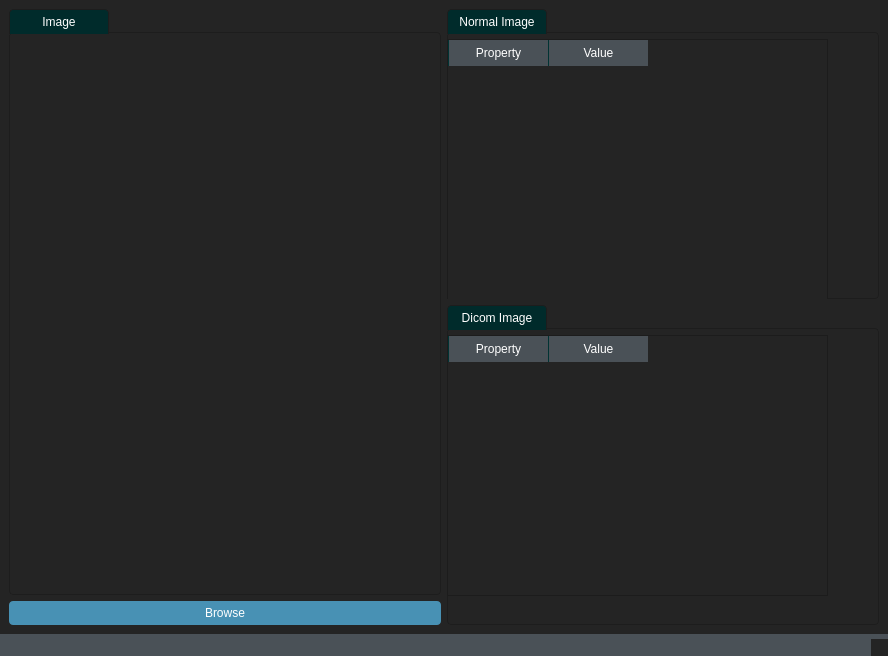
<?xml version="1.0" encoding="UTF-8"?>
<ui version="4.0">
 <class>MainWindow</class>
 <widget class="QMainWindow" name="MainWindow">
  <property name="geometry">
   <rect>
    <x>0</x>
    <y>0</y>
    <width>888</width>
    <height>656</height>
   </rect>
  </property>
  <property name="windowTitle">
   <string>Image Viewer</string>
  </property>
  <property name="styleSheet">
   <string notr="true">/*Copyright (c) DevSec Studio. All rights reserved.

MIT License

Permission is hereby granted, free of charge, to any person obtaining a copy
of this software and associated documentation files (the &quot;Software&quot;), to deal
in the Software without restriction, including without limitation the rights
to use, copy, modify, merge, publish, distribute, sublicense, and/or sell
copies of the Software, and to permit persons to whom the Software is
furnished to do so, subject to the following conditions:

The above copyright notice and this permission notice shall be included in all
copies or substantial portions of the Software.

THE SOFTWARE IS PROVIDED *AS IS*, WITHOUT WARRANTY OF ANY KIND, EXPRESS OR
IMPLIED, INCLUDING BUT NOT LIMITED TO THE WARRANTIES OF MERCHANTABILITY,
FITNESS FOR A PARTICULAR PURPOSE AND NONINFRINGEMENT. IN NO EVENT SHALL THE
AUTHORS OR COPYRIGHT HOLDERS BE LIABLE FOR ANY CLAIM, DAMAGES OR OTHER
LIABILITY, WHETHER IN AN ACTION OF CONTRACT, TORT OR OTHERWISE, ARISING FROM,
OUT OF OR IN CONNECTION WITH THE SOFTWARE OR THE USE OR OTHER DEALINGS IN THE SOFTWARE.
*/

/*-----QWidget-----*/
QWidget
{
	background-color: #242424;
	color: #fff;
	selection-background-color: #fff;
	selection-color: #000;

}


/*-----QLabel-----*/
QLabel
{
	background-color: transparent;
	color: #fff;

}


/*-----QMenuBar-----*/
QMenuBar 
{
	background-color: #4a5157;
	color: #fff;

}


QMenuBar::item 
{
	background-color: transparent;
	border-left: 1px solid #003333;
	padding: 5px;
	padding-left: 15px;
	padding-right: 15px;

}


QMenuBar::item:selected 
{
	background-color: #003333;
	border: 1px solid #006666;
	color: #fff;

}


QMenuBar::item:pressed 
{
	background-color: #006666;
	border: 1px solid #006666;
	color: #fff;

}


/*-----QMenu-----*/
QMenu
{
    background-color: #4a5157;
    border: 1px solid #4a5157;
    padding: 10px;
	color: #fff;

}


QMenu::item
{
    background-color: transparent;
    padding: 2px 20px 2px 20px;
	min-width: 200px;

}


QMenu::separator
{
   	background-color: #242424;
	height: 1px;

}


QMenu::item:disabled
{
    color: #555;
    background-color: transparent;
    padding: 2px 20px 2px 20px;

}


QMenu::item:selected
{
	background-color: #003333;
	border: 1px solid #006666;
	color: #fff;

}


/*-----QToolButton-----*/
QToolButton 
{
	background-color: transparent;
	color: #fff;
	padding: 3px;
	margin-left: 1px;
}


QToolButton:hover
{
	background-color: rgba(70,162,218,50%);
	border: 1px solid #46a2da;
	color: #000;
	
}


QToolButton:pressed
{
	background-color: #727272;
	border: 1px solid #46a2da;

}


QToolButton:checked
{
	background-color: #727272;
	border: 1px solid #222;
}


/*-----QPushButton-----*/
QPushButton
{
	background-color: #4891b4;
	color: #fff;
	min-width: 80px;
	border-radius: 4px;
	padding: 5px;

}


QPushButton::flat
{
	background-color: transparent;
	border: none;
	color: #000;

}


QPushButton::disabled
{
	background-color: #606060;
	color: #959595;
	border-color: #051a39;

}


QPushButton::hover
{
	background-color: #54aad3;
	border: 1px solid #46a2da;

}


QPushButton::pressed
{
	background-color: #2385b4;
	border: 1px solid #46a2da;

}


QPushButton::checked
{
	background-color: #bd5355;
	border: 1px solid #bd5355;

}


/*-----QLineEdit-----*/
QLineEdit
{
	background-color: #242424;
	color : #fff;
	border: 1px solid #1d1d1d;
	padding: 3px;
	padding-left: 5px;
	border-radius: 4px;

}


/*-----QPlainTExtEdit-----*/
QPlainTextEdit
{
	background-color: #242424;
	color : #fff;
	border: 1px solid #1d1d1d;
	padding: 3px;
	padding-left: 5px;
	border-radius: 4px;

}


/*-----QToolBox-----*/
QToolBox
{
	background-color: transparent;
	border: 1px solid #1d1d1d;

}


QToolBox::tab
{
	background-color: #002b2b;
	border: 1px solid #1d1d1d;

}


QToolBox::tab:hover
{
	background-color: #006d6d;
	border: 1px solid #1d1d1d;

}


/*-----QComboBox-----*/
QComboBox
{
    background-color: #4a5157;
    padding-left: 6px;
    color: #fff;
    height: 20px;
	border-radius: 4px;

}


QComboBox::disabled
{
	background-color: #404040;
	color: #656565;
	border-color: #051a39;

}


QComboBox:on
{
    background-color: #4a5157;
	color: #fff;

}


QComboBox QAbstractItemView
{
    background-color: #4a5157;
    color: #fff;
    selection-background-color: #002b2b;
	selection-color: #fff;
    outline: 0;

}


QComboBox::drop-down
{
	background-color: #4a5157;
    subcontrol-origin: padding;
    subcontrol-position: top right;
	border-radius: 4px;
    width: 15px;

}


QComboBox::down-arrow
{
    image: url(://arrow-down.png);
    width: 8px;
    height: 8px;

}


/*-----QDoubleSpinBox &amp; QCalendarWidget-----*/
QDoubleSpinBox,
QCalendarWidget QSpinBox 
{
	background-color: #242424;
	color : #fff;
	border: 1px solid #1d1d1d;
	border-radius: 4px;
	padding: 3px;
	padding-left: 5px;

}


QDoubleSpinBox::up-button, 
QCalendarWidget QSpinBox::up-button
{
	background-color: #4a5157;
    width: 16px; 
	border-top-right-radius: 4px;
    border-width: 1px;
	border-color: #1d1d1d;

}


QDoubleSpinBox::up-button:hover, 
QCalendarWidget QSpinBox::up-button:hover
{
	background-color: #585858;

}


QDoubleSpinBox::up-button:pressed, 
QCalendarWidget QSpinBox::up-button:pressed
{
	background-color: #252525;
    width: 16px; 
    border-width: 1px;

}


QDoubleSpinBox::up-arrow,
QCalendarWidget QSpinBox::up-arrow
{
    image: url(://arrow-up.png);
    width: 7px;
    height: 7px;

}


QDoubleSpinBox::down-button, 
QCalendarWidget QSpinBox::down-button
{
	background-color: #4a5157;
    width: 16px; 
    border-width: 1px;
	border-bottom-right-radius: 4px;
	border-color: #1d1d1d;

}


QDoubleSpinBox::down-button:hover, 
QCalendarWidget QSpinBox::down-button:hover
{
	background-color: #585858;

}


QDoubleSpinBox::down-button:pressed, 
QCalendarWidget QSpinBox::down-button:pressed
{
	background-color: #252525;
    width: 16px; 
    border-width: 1px;

}


QDoubleSpinBox::down-arrow,
QCalendarWidget QSpinBox::down-arrow
{
    image: url(://arrow-down.png);
    width: 7px;
    height: 7px;

}


/*-----QGroupBox-----*/
QGroupBox 
{
    border: 1px solid;
    border-color: #1d1d1d;
	border-radius: 4px;
    margin-top: 23px;

}


QGroupBox::title  
{
    background-color: #002b2b;
    color: #fff;
	subcontrol-position: top left;
    subcontrol-origin: margin;
    padding: 5px;
	min-width: 100px;
	border: 1px solid #1d1d1d;
	border-top-left-radius: 4px;
	border-top-right-radius: 4px;
	border-bottom: none;

}


/*-----QHeaderView-----*/
QHeaderView::section
{
    background-color: #4a5157;
	border: none;
    color: #fff;
	padding: 4px;
	
}


QHeaderView::section:disabled
{
    background-color: #525251;
    color: #656565;

}


QHeaderView::section:checked
{
    background-color: qlineargradient(spread:repeat, x1:1, y1:0, x2:1, y2:1, stop:0 rgba(227, 227, 227, 255),stop:1 rgba(187, 187, 187, 255));
    color: #000;

}


QHeaderView::section::vertical::first,
QHeaderView::section::vertical::only-one
{
    border-left: 1px solid #003333;

}


QHeaderView::section::vertical
{
    border-left: 1px solid #003333;
}


QHeaderView::section::horizontal::first,
QHeaderView::section::horizontal::only-one
{
    border-left: 1px solid #003333;

}


QHeaderView::section::horizontal
{
    border-left: 1px solid #003333;

}


QTableCornerButton::section
{
    background-color: qlineargradient(spread:repeat, x1:1, y1:0, x2:1, y2:1, stop:0 rgba(227, 227, 227, 255),stop:1 rgba(187, 187, 187, 255));
	border: 1px solid #000;
    color: #fff;

}


/*-----QCalendarWidget-----*/
QCalendarWidget QToolButton
{
  	background-color: transparent;
  	color: white;

}


QCalendarWidget QToolButton::hover
{
	background-color: #006666;
	border: 1px solid #006666;
	color: #fff;

}


QCalendarWidget QMenu 
{
	width: 120px;
	left: 20px;
	color: white;

}


QCalendarWidget QWidget 
{ 
	alternate-background-color: #4a5157; 
	color: #fff;

}


QCalendarWidget QAbstractItemView:enabled 
{
	color: #fff;  
	background-color: #242424;  
	selection-background-color: #002b2b; 
	selection-color: #fff; 

}


QCalendarWidget QAbstractItemView:disabled 
{ 
	color: #404040; 

}


/*-----QTreeWidget-----*/
QTreeView
{
	show-decoration-selected: 0;
	alternate-background-color: transparent;
	background-color: transparent;
   	border: none;
	color: #fff;
	font: 8pt;

}


QTreeView::item:selected
{
	color:#fff;
	background-color: #002b2b;
	border-radius: 0px;

}


QTreeView::item:!selected:hover
{
    background-color: #5e5e5e;
    border: none;
    color: white;

}


QTreeView::branch:has-children:!has-siblings:closed,
QTreeView::branch:closed:has-children:has-siblings 
{
	image: url(://tree-closed.png);

}


QTreeView::branch:open:has-children:!has-siblings,
QTreeView::branch:open:has-children:has-siblings  
{
	image: url(://tree-open.png);

}


/*-----QListView-----*/
QListView 
{
	background-color: transparent;
	alternate-background-color: transparent;
    border : none;
    color: #fff;
    show-decoration-selected: 1; 
    outline: 0;
   	border: 1px solid #1d1d1d;

}


QListView::disabled 
{
	background-color: #656565;
	color: #1b1b1b;
    border: 1px solid #656565;

}


QListView::item 
{
	background-color: transparent;
    padding: 1px;

}


QListView::item:selected 
{
	background-color: #002b2b;
	border: 1px solid #002b2b;
	color: #fff;

}


QListView::item:selected:!active 
{
	background-color: #002b2b;
	border: 1px solid #002b2b;
	color: #fff;

}


QListView::item:selected:active 
{
	background-color: #002b2b;
	border: 1px solid #002b2b;
	color: #fff;

}


QListView::item:hover {
    background-color: #5e5e5e;
    border: none;
    color: #000;

}


/*-----QCheckBox-----*/
QCheckBox
{
	background-color: transparent;
    color: #fff;
	border: none;

}


QCheckBox::indicator
{
    background-color: lightgray;
    border: 1px solid #000;
    width: 12px;
    height: 12px;

}


QCheckBox::indicator:checked
{
    image:url(&quot;./ressources/check.png&quot;);
	background-color: #002b2b;
    border: 1px solid #3a546e;

}


QCheckBox::indicator:unchecked:hover
{
	border: 1px solid #46a2da; 

}


QCheckBox::disabled
{
	color: #656565;

}


QCheckBox::indicator:disabled
{
	background-color: #656565;
	color: #656565;
    border: 1px solid #656565;

}


/*-----QRadioButton-----*/
QRadioButton 
{
	color: #fff;
	background-color: transparent;

}


QRadioButton::indicator::unchecked:hover 
{
	background-color: #d3d3d3;
	border: 2px solid #002b2b;
	border-radius: 6px;
}


QRadioButton::indicator::checked 
{
	border: 2px solid #52beff;
	border-radius: 6px;
	background-color: #002b2b;  
	width: 9px; 
	height: 9px; 

}


/*-----QScrollBar-----*/
QScrollBar:vertical 
{
   border: none;
   width: 12px;

}


QScrollBar::handle:vertical 
{
   border: none;
   border-radius : 0px;
   background-color: #7a7a7a;
   min-height: 80px;
   width : 12px;

}


QScrollBar::handle:vertical:pressed
{
   background-color: #5d5f60; 

}


QScrollBar::add-line:vertical
{
   border: none;
   background: transparent;
   height: 0px;
   subcontrol-position: bottom;
   subcontrol-origin: margin;

}


QScrollBar::add-line:vertical:hover 
{
   background-color: transparent;

}


QScrollBar::add-line:vertical:pressed 
{
   background-color: #3f3f3f;

}


QScrollBar::sub-line:vertical
{
   border: none;
   background: transparent;
   height: 0px;

}


QScrollBar::sub-line:vertical:hover 
{
   background-color: transparent;

}


QScrollBar::sub-line:vertical:pressed 
{
   background-color: #3f3f3f;

}


QScrollBar::up-arrow:vertical
{
   width: 0px;
   height: 0px;
   background: transparent;

}


QScrollBar::down-arrow:vertical 
{
   width: 0px;
   height: 0px;
   background: transparent;

}


QScrollBar::add-page:vertical, QScrollBar::sub-page:vertical
{
   background-color: #222222;
	
}


QScrollBar:horizontal 
{
   border: none;
   height: 12px;

}


QScrollBar::handle:horizontal 
{
   border: none;
   border-radius : 0px;
   background-color: #7a7a7a;
   min-height: 80px;
   height : 12px;

}


QScrollBar::handle:horizontal:pressed
{
   background-color: #5d5f60; 

}


QScrollBar::add-line:horizontal
{
   border: none;
   background: transparent;
   height: 0px;
   subcontrol-position: bottom;
   subcontrol-origin: margin;

}


QScrollBar::add-line:horizontal:hover 
{
   background-color: transparent;

}


QScrollBar::add-line:horizontal:pressed 
{
   background-color: #3f3f3f;

}


QScrollBar::sub-line:horizontal
{
   border: none;
   background: transparent;
   height: 0px;

}


QScrollBar::sub-line:horizontal:hover 
{
   background-color: transparent;

}


QScrollBar::sub-line:horizontal:pressed 
{
   background-color: #3f3f3f;

}


QScrollBar::up-arrow:horizontal
{
   width: 0px;
   height: 0px;
   background: transparent;

}


QScrollBar::down-arrow:horizontal 
{
   width: 0px;
   height: 0px;
   background: transparent;

}


QScrollBar::add-page:horizontal, QScrollBar::sub-page:horizontal
{
   background-color: #222222;
	
}


/*-----QProgressBar-----*/
QProgressBar
{
	border: 1px solid #1d1d1d;
    text-align: center;
	border-radius: 10px;
	color: #fff;
	font-weight: bold;

}


QProgressBar::chunk
{
    background-color: #3b86ae;
	border-radius: 9px;
    margin: 0.5px;

}


/*-----QStatusBar-----*/
QStatusBar
{
	background-color: #4a5157;
	color: #ffffff;
	border-color: #051a39;

}


/*-----QSizeGrip-----*/
QSizeGrip 
{
	background-color: image(&quot;./ressources/sizegrip.png&quot;); /*To replace*/
	border: none;

}
</string>
  </property>
  <widget class="QWidget" name="centralwidget">
   <layout class="QGridLayout" name="gridLayout">
    <item row="0" column="0" rowspan="2">
     <widget class="QGroupBox" name="groupBox_2">
      <property name="title">
       <string>Image</string>
      </property>
      <widget class="QLabel" name="Image_label">
       <property name="geometry">
        <rect>
         <x>0</x>
         <y>30</y>
         <width>451</width>
         <height>531</height>
        </rect>
       </property>
       <property name="text">
        <string/>
       </property>
       <property name="scaledContents">
        <bool>true</bool>
       </property>
      </widget>
     </widget>
    </item>
    <item row="0" column="1">
     <widget class="QGroupBox" name="groupBox">
      <property name="title">
       <string>Normal Image</string>
      </property>
      <widget class="QTableWidget" name="Normal_tableWidget">
       <property name="geometry">
        <rect>
         <x>0</x>
         <y>30</y>
         <width>381</width>
         <height>271</height>
        </rect>
       </property>
       <column>
        <property name="text">
         <string>Property</string>
        </property>
        <property name="foreground">
         <brush brushstyle="NoBrush">
          <color alpha="255">
           <red>0</red>
           <green>0</green>
           <blue>0</blue>
          </color>
         </brush>
        </property>
       </column>
       <column>
        <property name="text">
         <string>Value</string>
        </property>
       </column>
      </widget>
     </widget>
    </item>
    <item row="1" column="1" rowspan="2">
     <widget class="QGroupBox" name="groupBox_3">
      <property name="title">
       <string>Dicom Image</string>
      </property>
      <widget class="QTableWidget" name="Dicom_tableWidget">
       <property name="geometry">
        <rect>
         <x>0</x>
         <y>30</y>
         <width>381</width>
         <height>261</height>
        </rect>
       </property>
       <column>
        <property name="text">
         <string>Property</string>
        </property>
       </column>
       <column>
        <property name="text">
         <string>Value</string>
        </property>
       </column>
      </widget>
     </widget>
    </item>
    <item row="2" column="0">
     <widget class="QPushButton" name="Browse_Button">
      <property name="text">
       <string>Browse</string>
      </property>
     </widget>
    </item>
   </layout>
  </widget>
  <widget class="QStatusBar" name="statusbar"/>
 </widget>
 <resources/>
 <connections/>
</ui>
